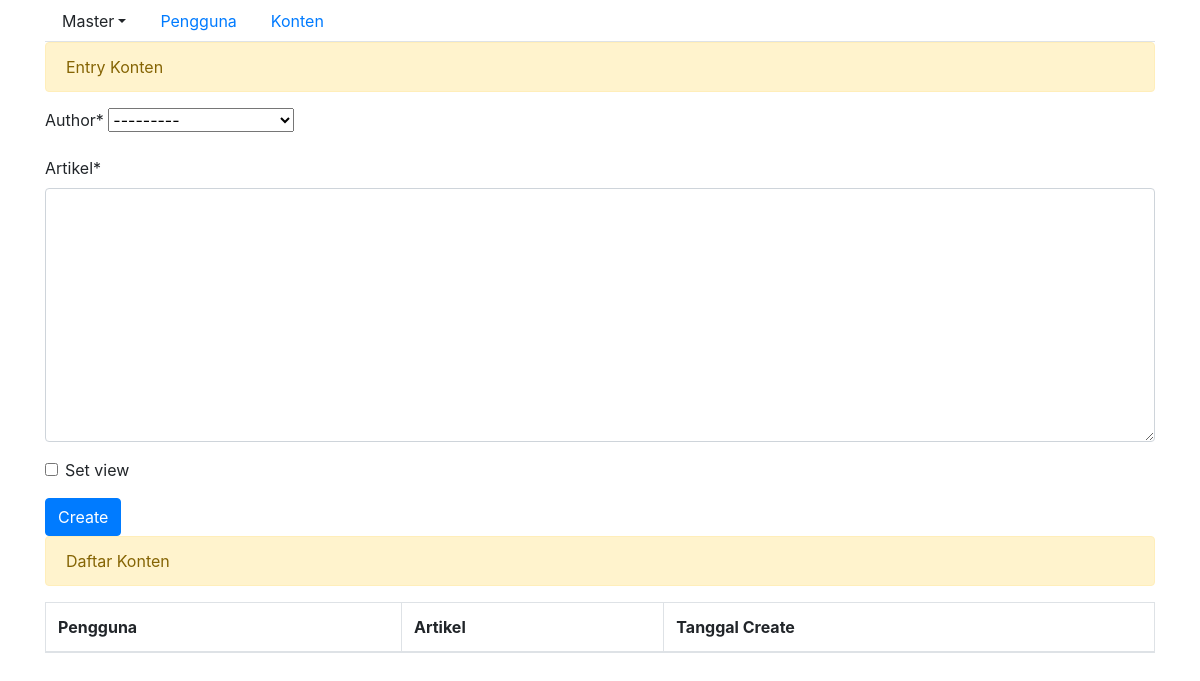
Page /content/ on the earlier database version.
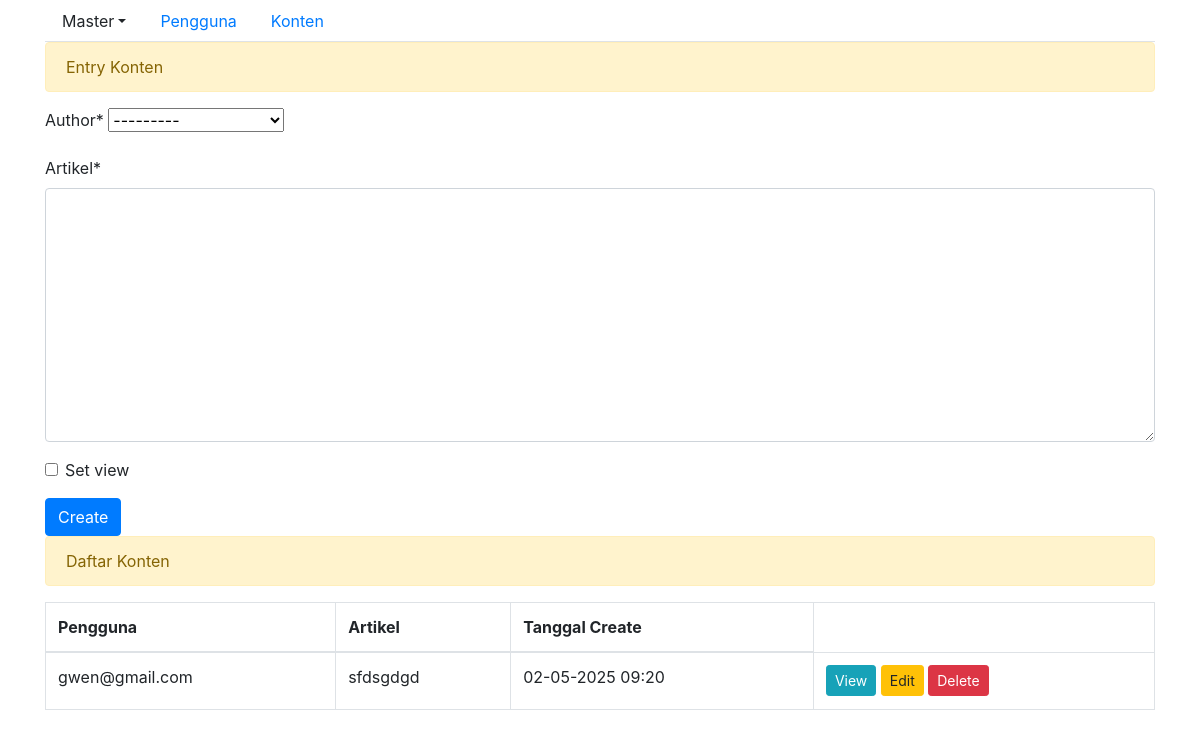
Same page on the later database version.
### data_entry/models.py (models this page shows, shortened)
class Content(models.Model):
    author = models.ForeignKey(Pengguna, on_delete=models.CASCADE)  # Relasi dengan Pengguna
    data_created = models.DateTimeField(auto_now_add=True)  # Tanggal pembuatan artikel
    artikel = models.TextField()  # Isi artikel
    set_view = models.BooleanField(default=False)  # Flag untuk menandakan apakah artikel sudah dilihat

class Pengguna(models.Model):
    email = models.EmailField()
    password = models.CharField(max_length=100)
    address_1 = models.TextField()
    address_2 = models.TextField(null=True, blank=True)
    city = models.CharField(max_length=20, help_text='Enter your city')
    state = models.TextField()
    zip_code = models.CharField(max_length=7)
    tanggal_join = models.DateField(auto_now=True)  # Tanggal bergabung

### data_entry/views.py (the view)
# urls.py: path('content/', views.set_content, name='set_content'),
def set_content(request):
    form = ContentForm(None)
    list_content = Content.objects.all().order_by('-id')  # Ambil semua content terbaru
    context = None
    pengguna = None
    email = None
    if request.session.get('email', None):
        email = request.session.get('email', None)
        pengguna = Pengguna.objects.get(email=email)
        initial_data = {'author': pengguna}
        form = ContentForm(initial=initial_data)
    if request.method == "POST":
        form = ContentForm(request.POST)
        if form.is_valid():
            form.save()
            list_content = Content.objects.all().order_by('-id')
            context = {
                'form': form,
                'list_content': list_content,
                'email': email,
                'pengguna': pengguna,
            }
            return render(request, 'data_entry/create_content.html', context)
    else:
        context = {
            'form': form,
            'list_content': list_content,
            'email': email,
            'pengguna': pengguna,
        }
    return render(request, 'data_entry/create_content.html', context)

### data_entry/forms.py
class ContentForm(forms.ModelForm):
    class Meta:
        model = Content
        fields = ['author', 'artikel', 'set_view']

### data_entry/templates/data_entry/create_content.html (shortened to what this page needs)
{% extends 'base.html' %}
{% load crispy_forms_tags %}
{% block content %}
<div class="alert alert-warning" role="alert">
    Entry Konten
</div>
<form method="post">
    {{ form|crispy }}
    <button type="submit" class="btn btn-primary">Create</button>
</form>
<div class="alert alert-warning" role="alert">
    Daftar Konten
</div>
<table class="table table-bordered" id="content_tbl">
    <thead>
        <tr>
            <th scope="col">Pengguna</th>
            <th scope="col">Artikel</th>
            <th scope="col">Tanggal Create</th>
        </tr>
    </thead>
    <tbody>
        {% for content in list_content %}
        <tr class="record">
            <td><label>{{ content.author.email }}</label></td>
            <td><label>{{ content.artikel }}</label></td>
            <td><label>{{ content.data_created|date:"d-m-Y H:i" }}</label></td>
            <td>
                <a href="{% url 'data_entry:view_content' content.id %}" class="btn btn-info btn-sm">View</a>
                <a href="{% url 'data_entry:update_content' content.id %}" class="btn btn-warning btn-sm">Edit</a>
                <form action="{% url 'data_entry:delete_content' content.id %}" method="post" style="display:inline;">
                    <button type="submit" class="btn btn-danger btn-sm" onclick="return confirm('Yakin ingin hapus konten ini?')">Delete</button>
                </form>
            </td>
        </tr>
        {% endfor %}
    </tbody>
</table>
{% endblock %}

Differences in the rows shown:
added Content: author.email "gwen@gmail.com", artikel "sfdsgdgd", data_created "02-05-2025 09:20"
